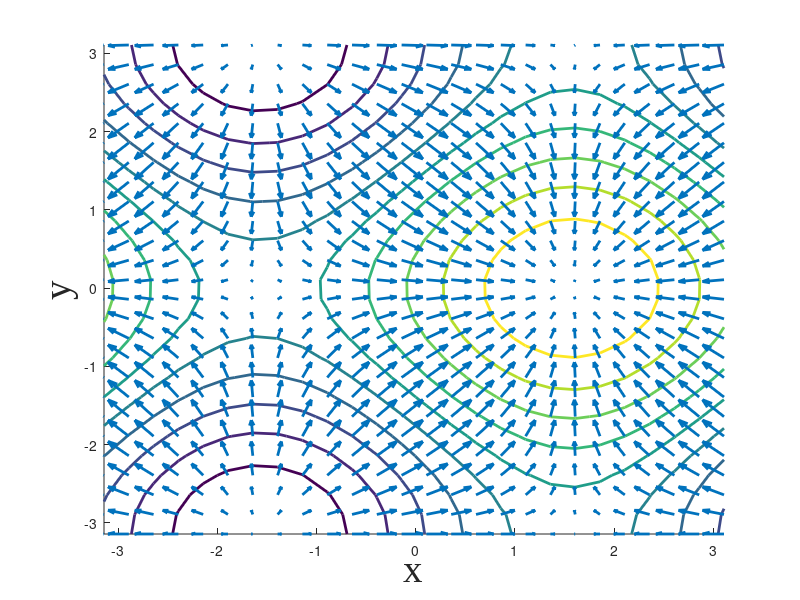
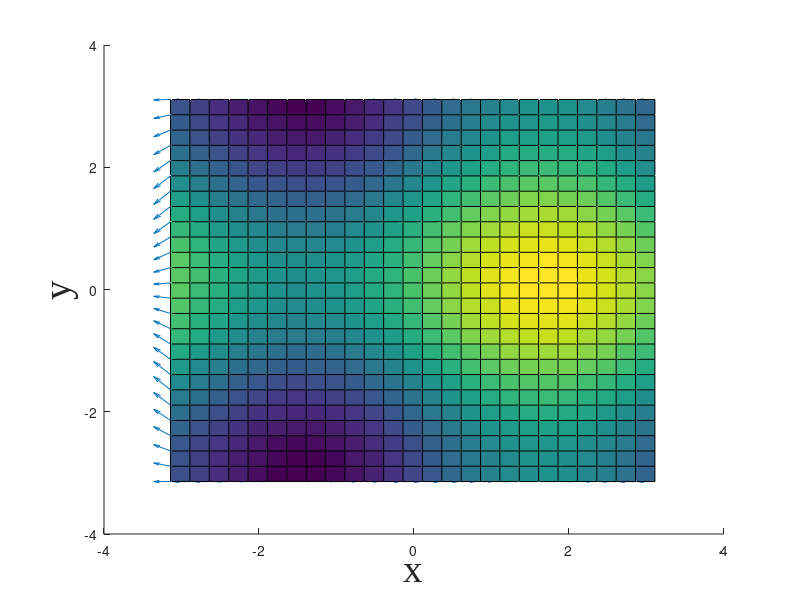

Reproduce these figures in MATLAB, in order.
# simple-line.m
#
# Copyright 2015 2016 2017 2018 by John Gambini
#
ticks = [-3.14159:0.25:3.14159]
[xx,yy] = meshgrid(ticks,ticks);
z = sin(xx)+cos(yy);

df_x = cos(xx);
df_y = -sin(yy);

zz2 = zeros(size(xx));
zz1 = zz2-2;


figure(1);

hold on;

xlabel("x","fontsize",28,"fontname","times new roman");
ylabel("y","fontsize",28,"fontname","times new roman");

contour(xx,yy,z,"linewidth",2);
quiver(xx,yy,df_x,df_y,"linewidth",2);

hold off;

figure(2);

hold on;

xlabel("x","fontsize",28,"fontname","times new roman");
ylabel("y","fontsize",28,"fontname","times new roman");

quiver3(xx,yy,zz1,df_x,df_y,zz2);
surf(xx,yy,z);

hold off;
